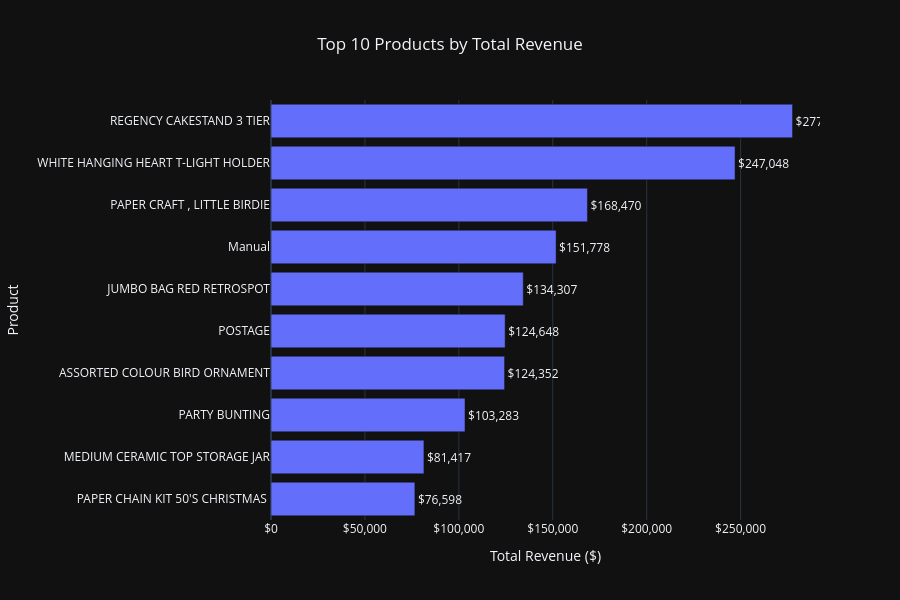

Notebook cell for this chart:
### Code cell
top_products = (
    df.assign(Description=df["Description"].fillna("Unknown"))
      .groupby("Description", as_index=False)["Revenue"]
      .sum()
      .sort_values("Revenue", ascending=False)
      .head(10)
)

fig_top_products = px.bar(
    top_products,
    x="Revenue",
    y="Description",
    orientation="h",
    text="Revenue",
    title="Top 10 Products by Total Revenue",
    labels={"Revenue": "Total Revenue ($)", "Description": "Product"},
    template="plotly_dark"
)

fig_top_products.update_traces(
    texttemplate="$%{text:,.0f}",
    textposition="outside"
)

fig_top_products.update_layout(
    height=600,
    title_x=0.5,
    yaxis={"autorange": "reversed"},
    xaxis_tickformat="$,.0f"
)

fig_top_products.show()

### Figure 1 — Plotly figure (JSON) as saved in the notebook; plotly's stock layout.template omitted (floating-point values rounded to 4 significant figures)
{"data": [{"hovertemplate": "Total Revenue ($)=%{text}<br>Product=%{y}<extra></extra>", "legendgroup": "", "marker": {"color": "#636efa", "pattern": {"shape": ""}}, "name": "", "orientation": "h", "showlegend": false, "text": [277700.0, 247000.0, 168500.0, 151800.0, 134300.0, 124600.0, 124400.0, 103300.0, 81420.0, 76600.0], "textposition": "outside", "texttemplate": "$%{text:,.0f}", "type": "bar", "x": [277700.0, 247000.0, 168500.0, 151800.0, 134300.0, 124600.0, 124400.0, 103300.0, 81420.0, 76600.0], "xaxis": "x", "y": ["REGENCY CAKESTAND 3 TIER", "WHITE HANGING HEART T-LIGHT HOLDER", "PAPER CRAFT , LITTLE BIRDIE", "Manual", "JUMBO BAG RED RETROSPOT", "POSTAGE", "ASSORTED COLOUR BIRD ORNAMENT", "PARTY BUNTING", "MEDIUM CERAMIC TOP STORAGE JAR", "PAPER CHAIN KIT 50'S CHRISTMAS "], "yaxis": "y"}], "layout": {"barmode": "relative", "height": 600, "legend": {"tracegroupgap": 0}, "title": {"text": "Top 10 Products by Total Revenue", "x": 0.5}, "xaxis": {"anchor": "y", "domain": [0, 1], "tickformat": "$,.0f", "title": {"text": "Total Revenue ($)"}}, "yaxis": {"anchor": "x", "autorange": "reversed", "domain": [0, 1], "title": {"text": "Product"}}}}
